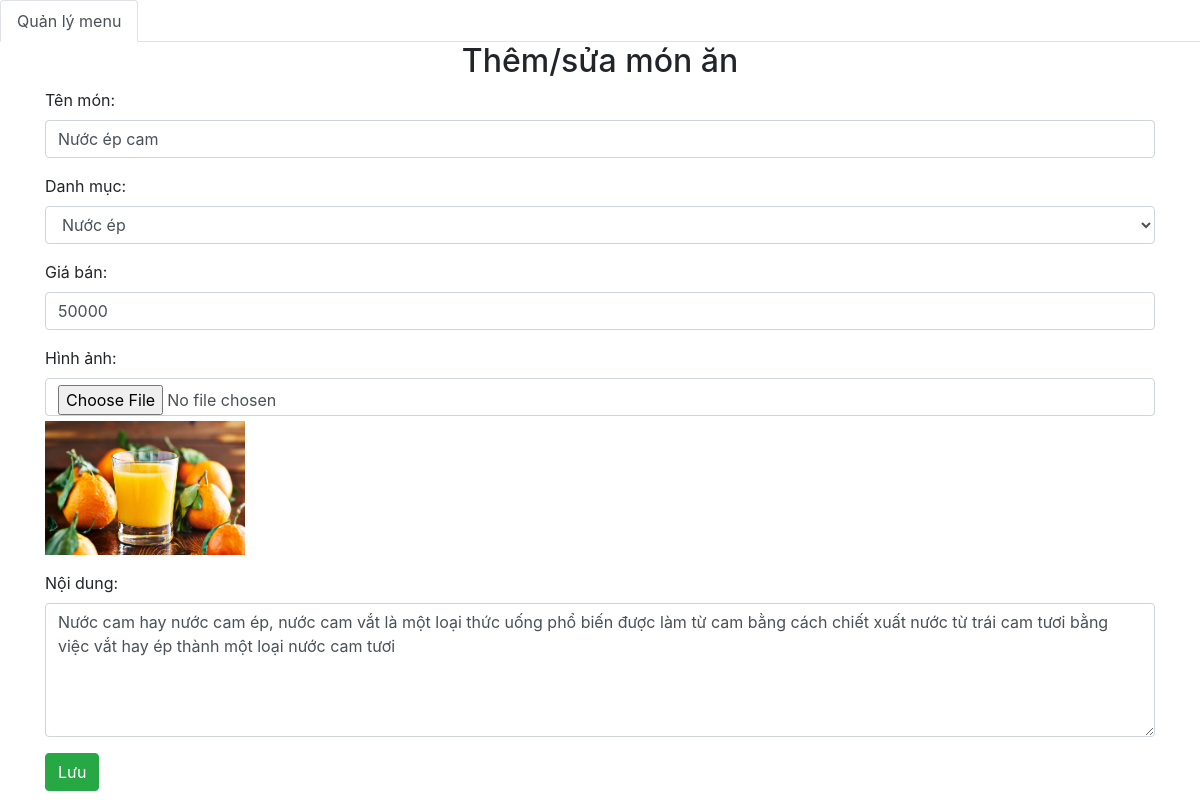
/code/food-ordering/admin/monan/add.php?MaMonAn=7, run on the app's committed database.
### tables this page shows
CREATE TABLE `monan` (
  `MaMonAn` int(11) NOT NULL,
  `TenMonAn` varchar(300) DEFAULT NULL,
  `giaTien` int(11) DEFAULT NULL,
  `HinhAnh` varchar(600) DEFAULT NULL,
  `MoTa` text DEFAULT NULL,
  `Iddanhmuc` int(11) DEFAULT NULL
);

### code/food-ordering/db/dbhelper.php (called while the page is built, shortened)
<?php
function executeSingleResult($sql){
    $con = mysqli_connect(HOST, USERNAME, PASSWORD, DATABASE);
    $result =mysqli_query($con, $sql);
    $row=mysqli_fetch_array($result,1);
    return $row;
}
function executeResult($sql){
    $con = mysqli_connect(HOST, USERNAME, PASSWORD, DATABASE);
    $result =mysqli_query($con, $sql);
    $data =[];
    while($row=mysqli_fetch_array($result,1)){
        $data[]=$row;
    }
    return $data;
}

### code/food-ordering/funlib/funs.php (called while the page is built, shortened)
<?php
function fixUrl($thumbnail, $rootPath = "../"){
    if(stripos($thumbnail, 'http://')!== false ||
        stripos($thumbnail,'https://')!== false){
        }
    else{
        $thumbnail=$rootPath.$thumbnail;
    }
    return $thumbnail;
}

### code/food-ordering/admin/monan/add.php (the view, shortened to what this page needs)
<?php
require_once('../../db/dbhelper.php');
require_once('../../funlib/funs.php');
$MaMonAn=$TenMonAn=$HinhAnh=$MoTa=$giaTien=$Iddanhmuc='';
$MaMonAn=$TenMonAn='';
if(isset($_GET['MaMonAn'])){
   $MaMonAn =$_GET['MaMonAn'];
    $sql = 'select * from monan where MaMonAn = '.$MaMonAn;
    $monan = executeSingleResult($sql);
    if($monan!=null){
        $TenMonAn=$monan['TenMonAn'];
        $giaTien=$monan['giaTien'];
        $HinhAnh=$monan['HinhAnh'];
        $MoTa=$monan['MoTa'];
        $Iddanhmuc=$monan['Iddanhmuc'];
    }
}
?>
<!DOCTYPE html>
<html>
<head>
	<link rel="stylesheet" href="https://maxcdn.bootstrapcdn.com/bootstrap/4.4.1/css/bootstrap.min.css">
    <link href="https://cdn.jsdelivr.net/npm/summernote@0.8.18/dist/summernote.min.css" rel="stylesheet">
</head>
<body>
    <ul class="nav nav-tabs">
    <li class="nav-item">
        <a class="nav-link active" href="index.php">Quản lý menu</a>
    </li>
    </ul>
	<div class="container">
		<div class="panel panel-primary">
			<div class="panel-heading">
				<h2 class="text-center">Thêm/sửa món ăn</h2>
			</div>
			<div class="panel-body">
                <form method="post" enctype="multipart/form-data">
                <div class="form-group">
				  <label for="TenMonAn">Tên món:</label>
                <input required="true" type="text" class="form-control"
                   id="TenMonAn" name="TenMonAn" value="<?=$TenMonAn?>">
				</div>
                <div class="form-group">
				  <label for="Iddanhmuc">Danh mục:</label>
                <select class="form-control" name="Iddanhmuc" id="Iddanhmuc">
<?php
$sql = 'select * from danhmuc';
$danhmucList = executeResult($sql);
foreach($danhmucList as $item){
    if($item['MaDanhMuc']==$Iddanhmuc){
        echo'<option selected value="'.$item['MaDanhMuc'].'">'.$item['TenDanhMuc'].'</option>';
    }else{
        echo'<option value="'.$item['MaDanhMuc'].'">'.$item['TenDanhMuc'].'</option>';
    }
}
?>
                </select>
				</div>
                <div class="form-group">
				  <label for="giaTien">Giá bán:</label>
                <input required="true" type="number" class="form-control"
                   id="giaTien" name="giaTien" value="<?=$giaTien?>">
				</div>
                <div class="form-group">
				 <label for="HinhAnh">Hình ảnh:</label>
                <input required="true" type="file" accept=".png, .jpg,
                .jpeg, .gif, .bmp, .tif, .jfif, .tiff|image/*"
                class="form-control" id="HinhAnh" name="HinhAnh" >
                   <img src="<?=fixUrl($HinhAnh,'../../')?>" alt="Ảnh minh họa"
                   style="max-width:200px; margin-top:5px" id="img_thumbnail">
				</div>
                <div class="form-group">
				  <label for="MoTa">Nội dung:</label>
                <textarea class="form-control" name="MoTa" id="MoTa"
                rows="5" ><?=$MoTa?></textarea>
				</div>
				<button class="btn btn-success">Lưu</button>
                </form>
			</div>
			</div>
		</div>
</body>
</html>

### data on the page
monan: TenMonAn "Nước ép cam", giaTien "50000", HinhAnh (picture), MoTa "Nước cam hay nước cam ép, nước cam vắt là một loại thức uống phổ biến được làm từ cam bằng cách chiết xuất nước từ trái cam tươi bằng việc vắt hay ép thành một loại nước cam tươi"

### other printed values
form field Iddanhmuc "Nước ép"
